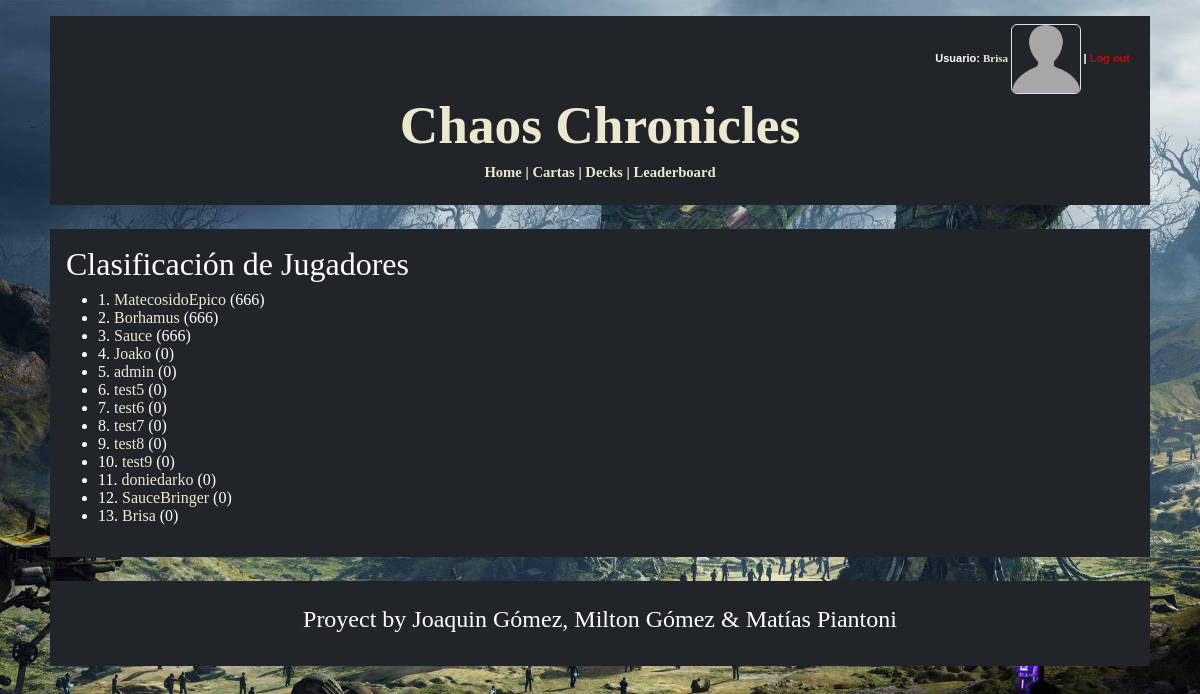
Page /leaderboard/ (signed in) on the earlier database version.
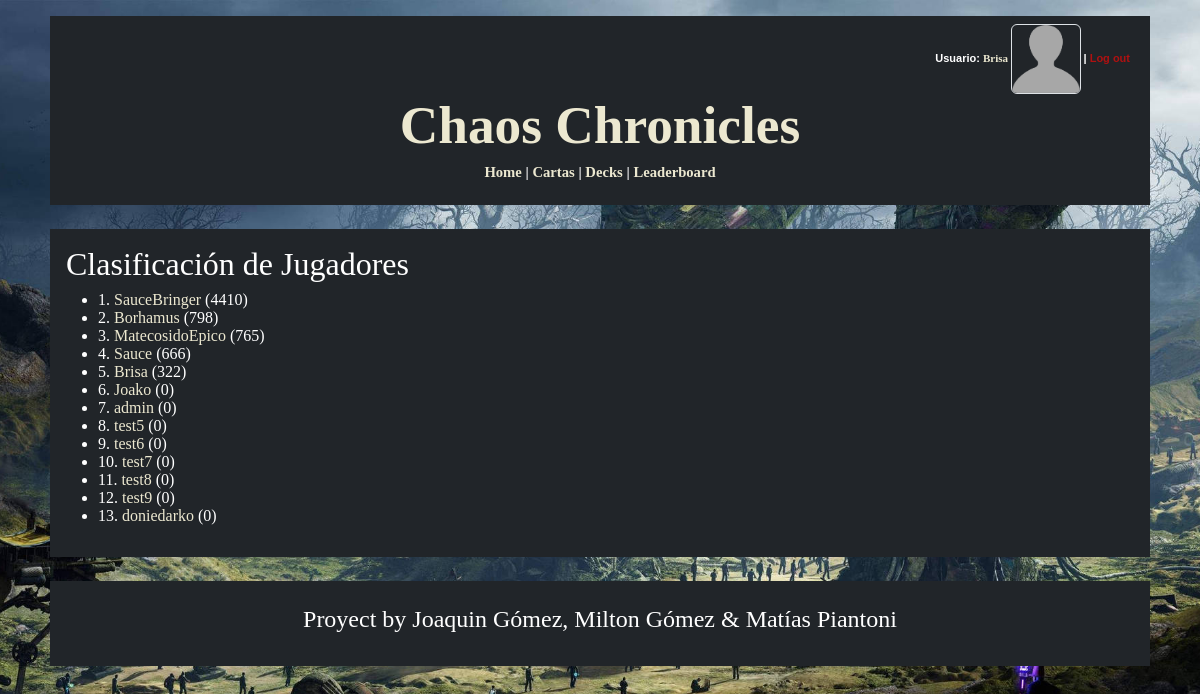
Same page on the later database version.
### logica/models.py (models this page shows, shortened)
class Jugador(AbstractUser):
    ScoreTotal = models.SmallIntegerField(default=0)
    PartidasGanadas = models.IntegerField(default=0)
    PartidasPerdidas = models.IntegerField(default=0)
    Decks = models.ManyToManyField(Deck, blank=True)
    FotoPerfil = models.ImageField(blank=True, upload_to='perfilimages/')
    deck_seleccionado = models.ForeignKey('Deck', on_delete=models.SET_NULL, null=True, blank=True, related_name='jugador_seleccionado')
    def get_absolute_url(self):
        return reverse('user_profile', kwargs={'pk': self.pk})

### logica/views.py (the view)
# urls.py: path('leaderboard/', LeaderboardView.as_view(), name='leaderboard'),
class LeaderboardView(ListView):
    model = Jugador
    template_name = 'leaderboard.html'
    context_object_name = 'jugadores'
    ordering = ['-ScoreTotal']

### logica/templates/leaderboard.html (shortened to what this page needs)
{% extends "base_generic.html" %}
{% block content %}
    <div>
        <h2>Clasificación de Jugadores</h2>
        <ul>
            {% for jugador in jugadores %}
                <li>{{forloop.counter}}. <a class = "menu-buttons" href="{{ jugador.get_absolute_url }}">{{ jugador.username }}</a> ({{ jugador.ScoreTotal }}) </li>
            {% endfor %}
        </ul>
    </div>
{% endblock %}

### logica/templates/base_generic.html (shortened to what this page needs)
<!DOCTYPE html>
<html lang="en">
    <head>
        <link href="https://cdn.jsdelivr.net/npm/bootstrap@5.3.3/dist/css/bootstrap.min.css" rel="stylesheet">
    </head>
    <body>
        <div class = "custom-container p-2 mt-3 bg-dark text-white">
            <div class = "menu">
                <div class = "container-fluid bg-dark text-white">
                    <div class="row">
                        <div class="col-sm-12">
                            <nav>
                                {% if user.is_authenticated %}
                                    <div class = "log-bar">
                                        Usuario: <a href="{{ user.get_absolute_url }}" style="font:bold 11px Georgia" class = "menu-buttons">{{ user.get_username }}
                                        {% if user.FotoPerfil %}
                                            <img src="{{ user.FotoPerfil.url }}" alt="Foto de Perfil" class="rounded" style="height:70px; width:70px;">
                                        {% else %}
                                            <img src="/media/perfilimages/default-profile.png" alt="Foto de Perfil" class="rounded border" style="height:70px; width:70px;">
                                        {% endif %}
                                        </a>
                                        |
                                        <form action="{% url 'logout' %}" method="post" class = "logout-form"> {% csrf_token %}
                                            <button type="submit" class="logout-button">Log out</button>
                                        </form>
                                    </div>
                                {% else %}
                                    <p class = "log-bar"><a class = "menu-buttons" href="{% url 'login' %}">Log in</a> or <a class = "menu-buttons" href="{% url 'register' %}">Register</a></p>
                                {% endif %}
                            </nav>
                        </div>
                    </div>
                </div>
                <div class="row">
                    <div class = "col-sm-12">
                        <h1 class="title"><a href="{% url 'home' %}" class = "menu-buttons">Chaos Chronicles</a></h1>
                    </div>
                </div>
                <div class="row">
                    <div class = "col-sm-12">
                        <nav class = "menu-items">
                            <p>
                                <a href="{% url 'home' %}" class = "menu-buttons"> Home</a> |
                                <a href="{% url 'carta_list' %}" class = "menu-buttons"> Cartas</a>
                                {% if user.is_authenticated %}
                                    |
                                    <a href="{% url 'deck_list' %}" class = "menu-buttons"> Decks</a> |
                                    <a href="{% url 'leaderboard' %}" class = "menu-buttons"> Leaderboard </a>
                                {% endif %}
                            </p>
                        </nav>
                    </div>
                </div>
            </div>
        </div>
        <div class = "custom-container p-3 my-4 bg-dark text-white">
            {% block content %}
            {% endblock %}
        </div>
        <div class = "custom-container p-4 my-4 bg-dark text-white">
            <h4 style = "text-align: center;"> Proyect by Joaquin Gómez, Milton Gómez & Matías Piantoni </h4>
        </div>
    </body>
</html>

Differences in the rows shown:
changed Jugador "Brisa": ScoreTotal "0" → "322"; moves up the list
changed Jugador "SauceBringer": ScoreTotal "0" → "4410"; moves up the list
changed Jugador "Borhamus": ScoreTotal "666" → "798"; moves down the list
changed Jugador "MatecosidoEpico": ScoreTotal "666" → "765"
